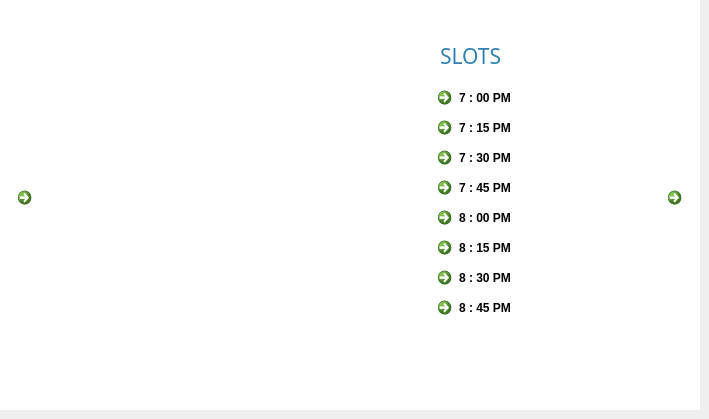
    <widget class="QWidget" name="det_11">
     <widget class="QLabel" name="img_21">
      <property name="geometry">
       <rect>
        <x>-30</x>
        <y>30</y>
        <width>490</width>
        <height>320</height>
       </rect>
      </property>
      <property name="text">
       <string/>
      </property>
      <property name="pixmap">
       <pixmap>../Resourses/img6.jpg</pixmap>
      </property>
      <property name="scaledContents">
       <bool>true</bool>
      </property>
     </widget>
     <widget class="QCommandLinkButton" name="push_5">
      <property name="geometry">
       <rect>
        <x>660</x>
        <y>180</y>
        <width>31</width>
        <height>41</height>
       </rect>
      </property>
      <property name="text">
       <string/>
      </property>
      <property name="icon">
       <iconset>
        <normaloff>../Resourses/next_icon.jpg</normaloff>../Resourses/next_icon.jpg</iconset>
      </property>
     </widget>
     <widget class="QCommandLinkButton" name="push_26">
      <property name="geometry">
       <rect>
        <x>10</x>
        <y>180</y>
        <width>31</width>
        <height>41</height>
       </rect>
      </property>
      <property name="text">
       <string/>
      </property>
      <property name="icon">
       <iconset>
        <normaloff>../Resourses/back_icon.jpg</normaloff>../Resourses/back_icon.jpg</iconset>
      </property>
     </widget>
     <widget class="QCommandLinkButton" name="sl_81">
      <property name="geometry">
       <rect>
        <x>430</x>
        <y>260</y>
        <width>168</width>
        <height>41</height>
       </rect>
      </property>
      <property name="text">
       <string>8 : 30 PM</string>
      </property>
     </widget>
     <widget class="QCommandLinkButton" name="sl_82">
      <property name="geometry">
       <rect>
        <x>430</x>
        <y>290</y>
        <width>168</width>
        <height>41</height>
       </rect>
      </property>
      <property name="text">
       <string>8 : 45 PM</string>
      </property>
     </widget>
     <widget class="QCommandLinkButton" name="sl_83">
      <property name="geometry">
       <rect>
        <x>430</x>
        <y>230</y>
        <width>168</width>
        <height>41</height>
       </rect>
      </property>
      <property name="text">
       <string>8 : 15 PM</string>
      </property>
     </widget>
     <widget class="QCommandLinkButton" name="sl_84">
      <property name="geometry">
       <rect>
        <x>430</x>
        <y>140</y>
        <width>168</width>
        <height>41</height>
       </rect>
      </property>
      <property name="text">
       <string>7 : 30 PM</string>
      </property>
     </widget>
     <widget class="QCommandLinkButton" name="sl_85">
      <property name="geometry">
       <rect>
        <x>430</x>
        <y>110</y>
        <width>168</width>
        <height>41</height>
       </rect>
      </property>
      <property name="text">
       <string>7 : 15 PM</string>
      </property>
     </widget>
     <widget class="QCommandLinkButton" name="sl_86">
      <property name="geometry">
       <rect>
        <x>430</x>
        <y>200</y>
        <width>168</width>
        <height>41</height>
       </rect>
      </property>
      <property name="text">
       <string>8 : 00 PM</string>
      </property>
     </widget>
     <widget class="QCommandLinkButton" name="sl_87">
      <property name="geometry">
       <rect>
        <x>430</x>
        <y>80</y>
        <width>168</width>
        <height>41</height>
       </rect>
      </property>
      <property name="text">
       <string>7 : 00 PM</string>
      </property>
     </widget>
     <widget class="QLabel" name="text_31">
      <property name="geometry">
       <rect>
        <x>440</x>
        <y>20</y>
        <width>141</width>
        <height>71</height>
       </rect>
      </property>
      <property name="font">
       <font>
        <family>Arial Rounded MT Bold</family>
        <pointsize>16</pointsize>
        <bold>false</bold>
       </font>
      </property>
      <property name="focusPolicy">
       <enum>Qt::NoFocus</enum>
      </property>
      <property name="acceptDrops">
       <bool>false</bool>
      </property>
      <property name="autoFillBackground">
       <bool>false</bool>
      </property>
      <property name="styleSheet">
       <string notr="true">color: rgb(48, 129, 178);
</string>
      </property>
      <property name="text">
       <string>SLOTS</string>
      </property>
      <property name="textFormat">
       <enum>Qt::AutoText</enum>
      </property>
      <property name="scaledContents">
       <bool>false</bool>
      </property>
     </widget>
     <widget class="QCommandLinkButton" name="sl_88">
      <property name="geometry">
       <rect>
        <x>430</x>
        <y>170</y>
        <width>168</width>
        <height>41</height>
       </rect>
      </property>
      <property name="text">
       <string>7 : 45 PM</string>
      </property>
     </widget>
     <widget class="QLabel" name="img_36">
      <property name="geometry">
       <rect>
        <x>0</x>
        <y>0</y>
        <width>700</width>
        <height>410</height>
       </rect>
      </property>
      <property name="styleSheet">
       <string notr="true">background-color: rgb(255, 255, 255);</string>
      </property>
      <property name="text">
       <string/>
      </property>
     </widget>
     <zorder>img_36</zorder>
     <zorder>img_21</zorder>
     <zorder>push_5</zorder>
     <zorder>push_26</zorder>
     <zorder>sl_81</zorder>
     <zorder>sl_82</zorder>
     <zorder>sl_83</zorder>
     <zorder>sl_84</zorder>
     <zorder>sl_85</zorder>
     <zorder>sl_86</zorder>
     <zorder>sl_87</zorder>
     <zorder>text_31</zorder>
     <zorder>sl_88</zorder>
    </widget>
